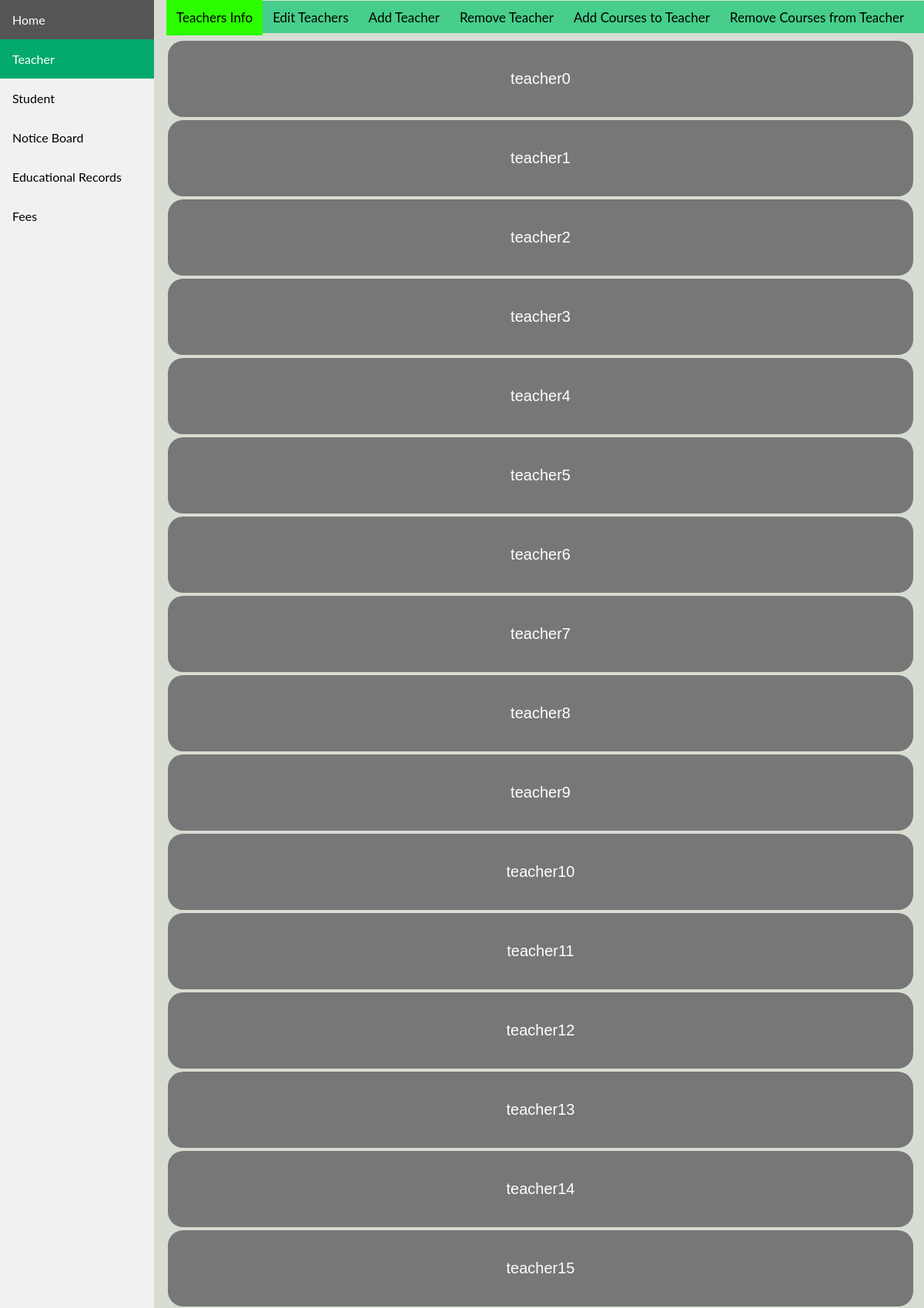
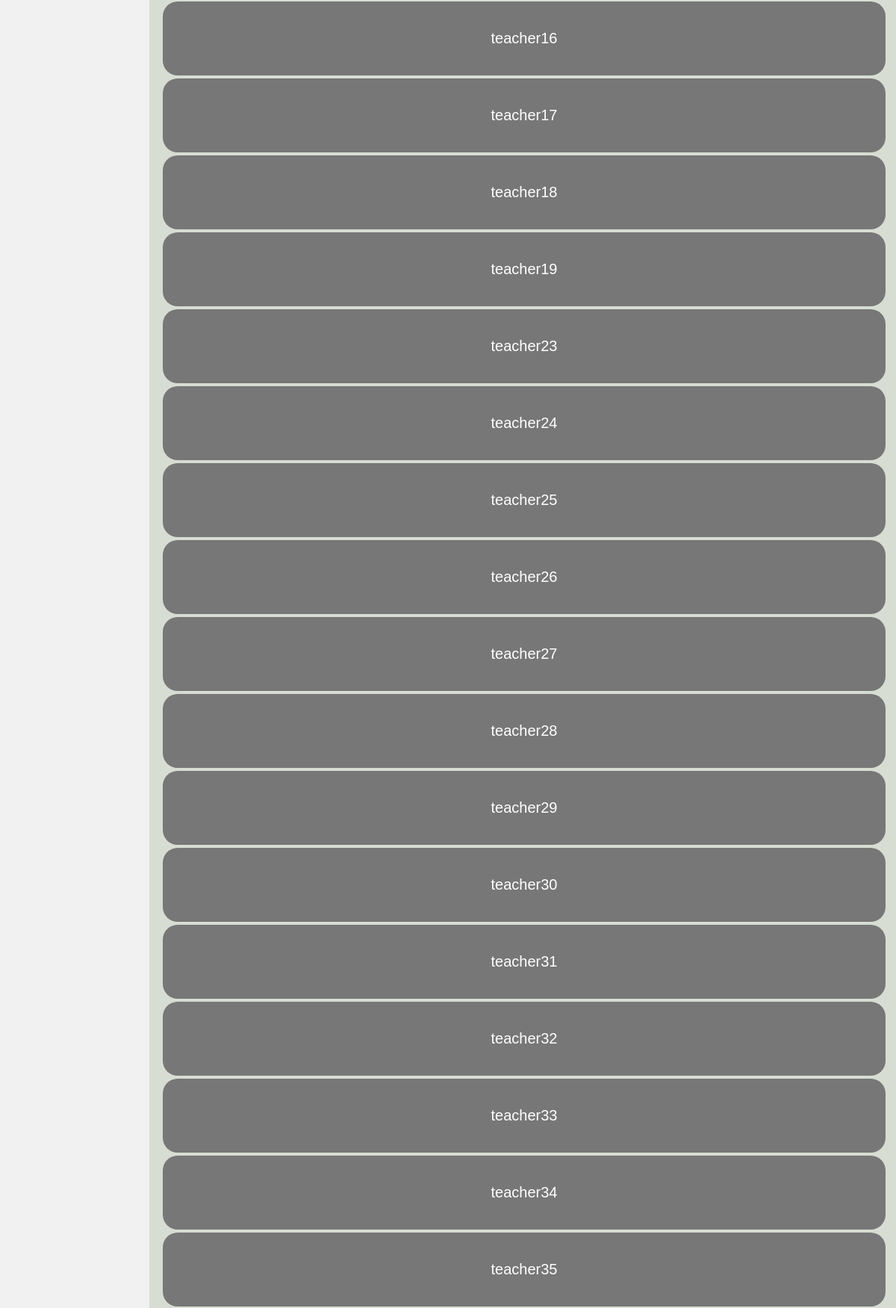
/templates/tem_admin_profile.php (signed in, upper part), run on the app's committed database (2 pictures, top to bottom).
### tables this page shows
create table teacher_info(
    
    teacher_id varchar(100),
    teacher_name varchar(100),
    teacher_phone varchar(100),
    teacher_email varchar(100),
    teacher_dept varchar(100)

);

### templates/tem_admin_profile.php (the view, shortened to what this page needs)
<!DOCTYPE html>
<html>
<head>
</head>
<body>
    <div class="sidebar">
        <a href="tem_home.php">Home</a>
        <a class="active" href="tem_admin_teacher.php">Teacher</a>
        <a href="tem_admin_student.php">Student</a>
        <a href="tem_admin_notice.php">Notice Board</a>
        <a href="tem_admin_edu.php">Educational Records</a>
        <a href="tem_admin_fee.php">Fees</a>
    </div>
    <div class="content">
        <div id="navbar">
            <a style="background-color: #2bff00;" href="tem_admin_profile.php">Teachers Info</a>
            <a href="tem_admin_profile_2.php">Edit Teachers</a>
            <a href="tem_admin_profile_3.php">Add Teacher</a>
            <a href="tem_admin_profile_4.php">Remove Teacher</a>
            <a href="tem_admin_profile_5.php">Add Courses to Teacher</a>
            <a href="tem_admin_profile_6.php">Remove Courses from Teacher</a>
        </div>
        <div class="new_content">
            <?php
      $db_servername = "localhost";
      $db_username = "user2";
      $db_password = "passuser2";
      $db_name = "db1";
      $conn = mysqli_connect($db_servername, $db_username, $db_password, $db_name);
      $sql = "select * from teacher_info";
      if(mysqli_query($conn, $sql))
      {
          $result = mysqli_query($conn, $sql);
          while($row = mysqli_fetch_assoc($result))
          {
            $teacher_id = $row['teacher_id'];
            $teacher_name = $row['teacher_name'];
            $teacher_phone = $row['teacher_phone'];
            $teacher_dept = $row['teacher_dept'];
            echo "
            <button type='button' class='collapsible kk-btn'><p class='kk'>$teacher_id</p></button>
            <div class='content2'>
                <table class='demo_table'>
                <tr>
                  <td>Teacher ID : $teacher_id</td>
                  <td>Teacher Name : $teacher_name</td>
                </tr>
                <tr>
                  <td>Teacher Phone : $teacher_phone</td>
                  <td>Teacher Department : $teacher_dept</td>
                </tr>
                <tr colspan='2'><td>";
              echo "</td></tr></table></div>";
          }
      }
      else{
        echo "ERROR : ".mysqli_error($conn);
      }
  ?>
</body>
</html>

### data on the page
teacher_info: teacher_id "teacher0"
teacher_info: teacher_id "teacher1"
teacher_info: teacher_id "teacher2"
teacher_info: teacher_id "teacher3"
teacher_info: teacher_id "teacher4"
teacher_info: teacher_id "teacher5"
teacher_info: teacher_id "teacher6"
teacher_info: teacher_id "teacher7"
teacher_info: teacher_id "teacher8"
teacher_info: teacher_id "teacher9"
teacher_info: teacher_id "teacher10"
teacher_info: teacher_id "teacher11"
teacher_info: teacher_id "teacher12"
teacher_info: teacher_id "teacher13"
teacher_info: teacher_id "teacher14"
teacher_info: teacher_id "teacher15"
teacher_info: teacher_id "teacher16"
teacher_info: teacher_id "teacher17"
teacher_info: teacher_id "teacher18"
teacher_info: teacher_id "teacher19"
teacher_info: teacher_id "teacher23"
teacher_info: teacher_id "teacher24"
teacher_info: teacher_id "teacher25"
teacher_info: teacher_id "teacher26"
teacher_info: teacher_id "teacher27"
teacher_info: teacher_id "teacher28"
teacher_info: teacher_id "teacher29"
teacher_info: teacher_id "teacher30"
teacher_info: teacher_id "teacher31"
teacher_info: teacher_id "teacher32"
teacher_info: teacher_id "teacher33"
teacher_info: teacher_id "teacher34"
teacher_info: teacher_id "teacher35"
